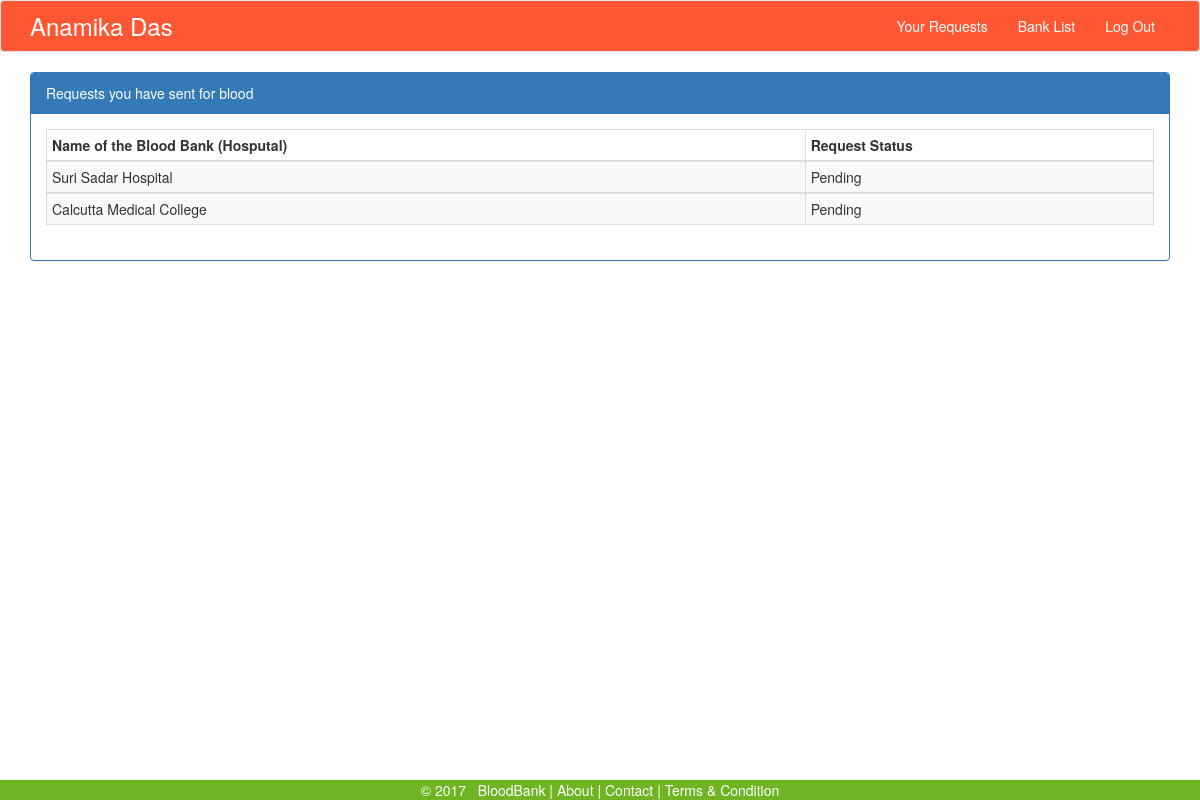
The app's page /request.php (signed in) with its own data.
### tables this page shows
CREATE TABLE `receivers` (
  `rid` int(11) NOT NULL,
  `name` varchar(100) NOT NULL,
  `email` varchar(100) NOT NULL,
  `password` varchar(100) NOT NULL,
  `bgroup` varchar(100) NOT NULL,
  `regtime` varchar(100) NOT NULL
);

CREATE TABLE `request` (
  `reqid` int(11) NOT NULL,
  `bbname` varchar(100) NOT NULL,
  `recname` varchar(100) NOT NULL,
  `recemail` varchar(100) NOT NULL,
  `hid` int(100) NOT NULL,
  `rid` int(100) NOT NULL,
  `reqstatus` varchar(100) NOT NULL DEFAULT 'Pending'
);

### request.php (the view, shortened to what this page needs)
<?php
	include 'connection.php' ;
	if(isset($_SESSION['ruid']))
		{
			if((time() - $_SESSION['visit']) > 600)
			{
				echo'<script>';
				echo 'alert("TIME OUT. Please Log in again!");';
				echo 'window.location.href="index.php";';
				echo '</script>';
			}
			else
			{
				$newId = $_SESSION['ruid'];
				$sql = "SELECT * FROM receivers WHERE rid = '$newId'";
				$res = mysqli_query($conn, $sql) or die("Error: ".mysqli_error($conn));
							while($row=mysqli_fetch_array($res))
								{
									?>
<?php include 'head.php' ; ?>
<body>
<?php include 'rnavbar.php' ; ?>
	<div class="container">
		<div class="panel panel-primary">
			<div class="panel-heading">
				Requests you have sent for blood
			</div>
			<div class="panel-body">
				<div class="table-responsive">
					<table class="table table-condensed table-striped table-bordered table-hover">
						<thead>
							<th>Name of the Blood Bank (Hosputal)</th>
							<th>Request Status</th>
						</thead>
			<?php
				$sql = "SELECT * FROM request WHERE rid = '$newId' ";
				$res = mysqli_query($conn, $sql) or die("Error: ".mysqli_error($conn));
					while($row=mysqli_fetch_array($res))
						{
							?>
						<tbody>
							<td><?php echo $row['bbname'] ;?></td>
							<td><?php echo $row['reqstatus'] ;?></td>
						</tbody>
						<?php } ?>
					</table>
				</div>
			</div>
		</div>
	<div
	</div>
<br><br><br><br>
								<?php include 'footer.php';?>
</body>
</html>
								<?php }
			}
		}
		else
		{
				echo'<script>';
				echo 'alert("Please Log in again!");';
				echo 'window.location.href="index.php";';
				echo '</script>';
		}
		?>

### rnavbar.php (shortened to what this page needs)
<nav class="navbar navbar-default" style="background:#FF5733;">
  <div class="container">
    <div class="navbar-header">
      <a class="navbar-brand" href="dashboard.php"><font color="White"><font color="White" size="+2"><?php echo $row['name'] ;?></font></a></font>
    </div>
    <div class="collapse navbar-collapse" id="bs-example-navbar-collapse-1">
		<ul class="nav navbar-nav navbar-right">
			<li><a href="logout.php"><font color="White">Log Out</a></font></li>
		</ul>
		<ul class="nav navbar-nav navbar-right">
			<li><a href="banklist.php"><font color="White">Bank List</a></font></li>
		</ul>
		<ul class="nav navbar-nav navbar-right">
			<li><a href="request.php"><font color="White">Your Requests</a></font></li>
		</ul>
    </div>
  </div>
</nav>

### footer.php
<div class="footer" id="fbar">
	<center>
	  <span id="fsr">
		<font color="white">&copy 2017 &nbsp; BloodBank |</font></a>
	  </span>
	  <span >
		<a  href=""><font color="white">About</font></a> |
		<a  href=""><font color="white">Contact</font></a> |
		<a  href=""><font color="white">Terms &amp Condition</font></a>
	  </span>
	</center>
</div>

### head.php (style rules this page uses)
.footer { position: fixed; left: 0; bottom: 0; width: 100%; background-color: #6FB422; color: white; text-align: center; }

### records on screen
receivers: name "Anamika Das"
request: bbname "Suri Sadar Hospital", reqstatus "Pending"
request: bbname "Calcutta Medical College", reqstatus "Pending"
